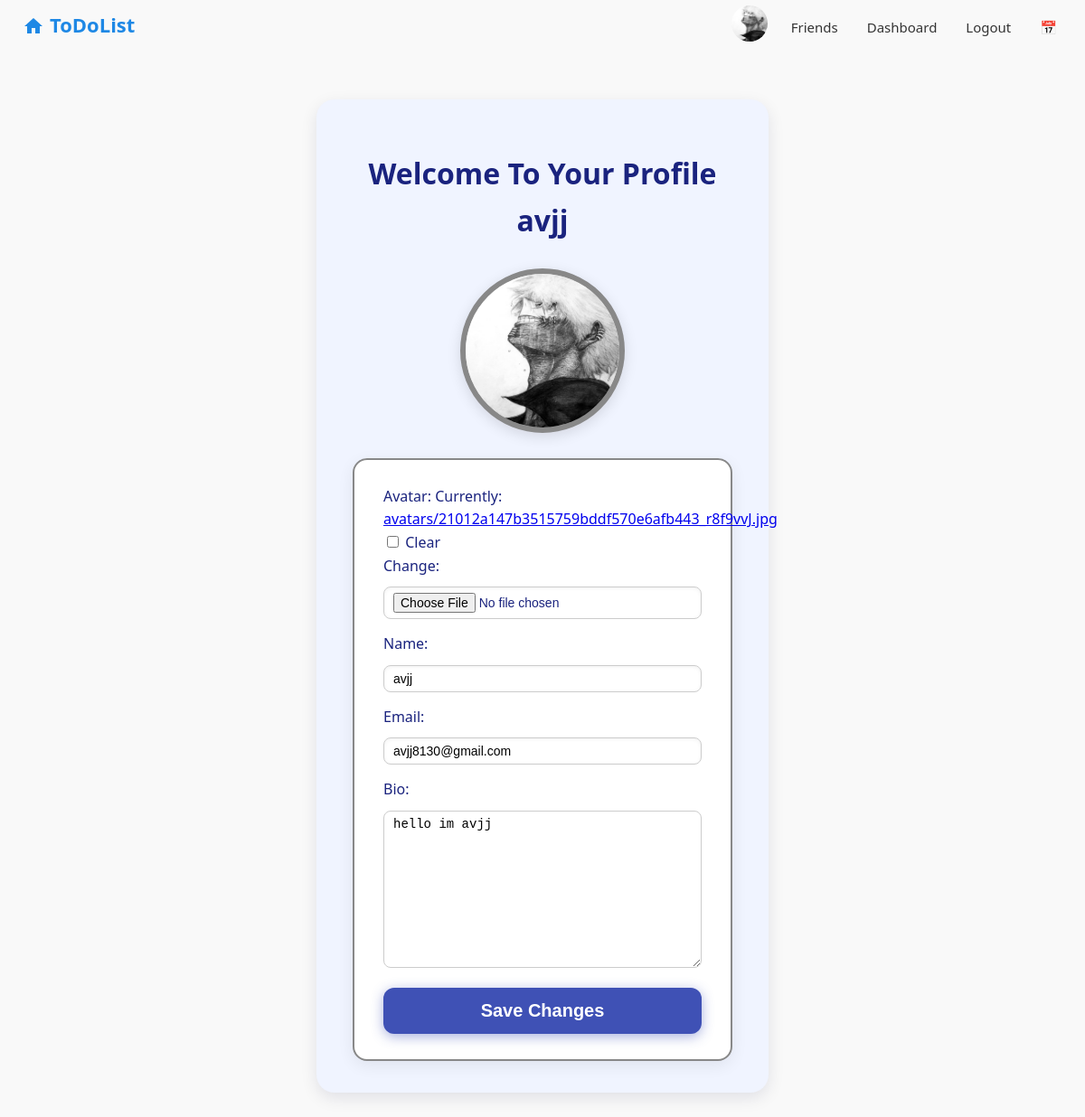
The page /profile/ (signed in) on the database as committed earlier.
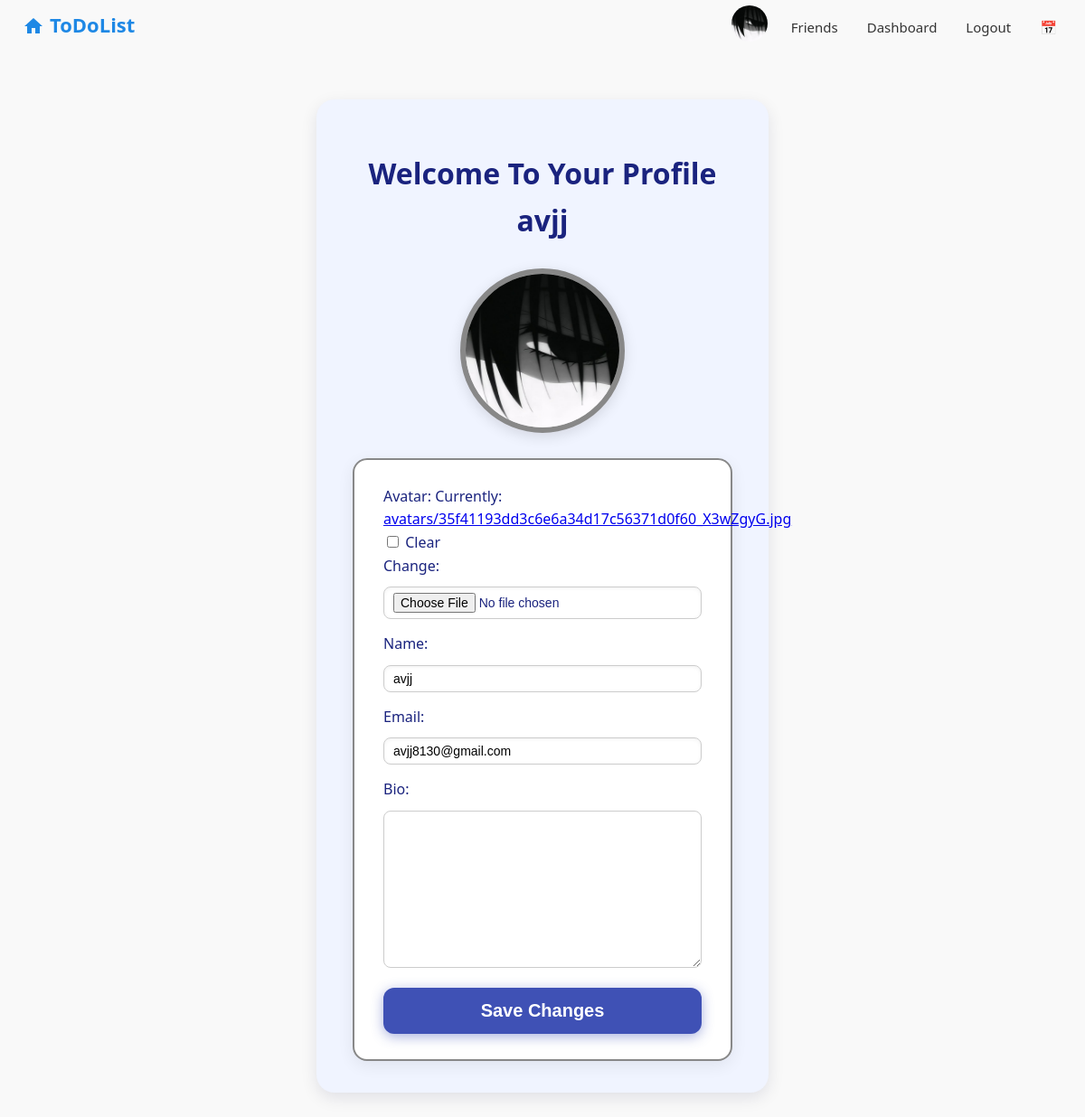
The same page on the database as committed later.
### base/models.py (models this page shows, shortened)
class User(AbstractBaseUser, PermissionsMixin):
    email = models.EmailField(unique=True)
    name = models.CharField(max_length=255, unique=False)
    avatar = models.ImageField(upload_to='avatars/', blank=True, null=True)
    bio = models.TextField(blank=True, null=True)
    is_active = models.BooleanField(default=True)
    is_staff = models.BooleanField(default=False)
    date_joined = models.DateTimeField(default=timezone.now)
    friends = models.ManyToManyField("self", blank=True, symmetrical=True)
    USERNAME_FIELD = 'email'
    REQUIRED_FIELDS = ['name']
    objects = CustomUserManager()

### base/views.py (the view)
# urls.py: path('profile/', views.profile_view, name='profile'),
@login_required
def profile_view(request):
    user = request.user
    if request.method == 'POST':
        form = ChengeForm(request.POST, request.FILES, instance=request.user)
        if form.is_valid():
            form.save()
            return redirect('home')
    else:
        form = ChengeForm(instance=request.user)
    return render(request, 'base/profile.html', {'form': form})

### base/forms.py (shortened to what this page needs)
class ChengeForm(forms.ModelForm):
    class Meta:
        model = User
        fields = ('avatar', 'name', 'email','bio')
    def __init__(self, *args, **kwargs):
        self.user = kwargs.get('instance')
        super().__init__(*args, **kwargs)

### base/templates/base/profile.html (shortened to what this page needs)
{% extends 'base/main.html' %}
{% load static %}
{% block extra_css %}
<link rel="stylesheet" href="{% static 'css/style.css' %}?{% now 'U' %}">
{% endblock %}
{% block content %}
<div class="profile-container">
  <h1>Welcome To Your Profile {{ user.name }}</h1>
  <div class="navbar-avatar">
    {% if user.avatar %}
      <img src="{{ user.avatar.url }}" alt="Avatar" class="profile-avatar">
    {% else %}
      <div class="avatar-placeholder">
        {{ user.name|slice:":1"|upper }}
      </div>
    {% endif %}
  </div>
  <form method="POST" enctype="multipart/form-data" class="profile-form">
    <div class="form-group">
      {{ form.avatar.label_tag }}
      {{ form.avatar }}
    </div>
    <div class="form-group">
      {{ form.name.label_tag }}
      {{ form.name }}
    </div>
    <div class="form-group">
      {{ form.email.label_tag }}
      {{ form.email }}
    </div>
    <div class="form-group">
      {{ form.bio.label_tag }}
      {{ form.bio }}
    </div>
    <button type="submit" class="profile-submit-btn">Save Changes</button>
  </form>
</div>
{% endblock %}

### base/templates/base/main.html (shortened to what this page needs)
<!DOCTYPE html>
<html lang="fa">
<head>
    {% load static %}
    <link rel="stylesheet" href="{% static 'css/style.css' %}?{% now 'U' %}">
    {% block extra_css %}{% endblock %}
</head>
<body>
    {% include 'base/navbar.html' %}
    {% block content %}
    {% endblock content %}
</body>
</html>

### base/templates/base/navbar.html (shortened to what this page needs)
{% load static %}
<!DOCTYPE html>
<html lang="en">
<head>
  <link rel="stylesheet" href="{% static 'css/style.css' %}" />
</head>
<body>
  <header class="navbar-container">
    <a href="/" class="navbar-logo" title="Home">
      <svg class="home-icon1" xmlns="http://www.w3.org/2000/svg" width="24" height="24" fill="#1e88e5" viewBox="0 0 24 24" aria-hidden="true">
        <path d="M10 20v-6h4v6h5v-8h3L12 3 2 12h3v8z"/>
      </svg>
      <span class="logo-text">ToDoList</span>
    </a>
    <div class="navbar-links-container">
      {% if user.is_authenticated %}
        <a href="{% url 'profile' %}" class="navbar-avatar-topright">
          {% if user.avatar %}
              <img src="{{ user.avatar.url }}" alt="Avatar" class="navbar-avatar-img" />
          {% else %}
            <div class="navbar-avatar-placeholder">{{ user.name|slice:":1"|upper }}</div>
          {% endif %}
        </a>
        <a href="#" id="openFriendsModal" class="navbar-link">Friends</a>
        <a href="{% url 'dashbord' %}" class="navbar-link">Dashboard</a>
        <a href="#" id="openLogoutModal" class="navbar-link">Logout</a>
      {% else %}
        <a href="{% url 'login' %}" class="navbar-link">Login</a>
      {% endif %}
      <a href="{% url 'calendar' %}" class="navbar-link">📅</a>
    </div>
  </header>
</body>
</html>

### base/static/css/style.css (style rules this page uses)
.profile-form .form-group input[type="text"], .profile-form .form-group input[type="email"], .profile-form .form-group input[type="file"], .profile-form .form-group input[type="password"], .profile-form .form-group select, .profile-form .form-group textarea { width: 100% !important; max-width: 400px !important; padding: 6px 10px !important; font-size: 14px !important; border: 1px solid #ccc !important; border-radius: 8px !important; box-sizing: border-box !important; margin: 10px auto !important; display: block !important; }
.profile-container { max-width: 420px; margin: 50px auto; padding: 35px 40px; background: #f0f4ff; border-radius: 20px; box-shadow: 0 6px 18px rgba(0, 0, 60, 0.1); font-family: 'Segoe UI', Tahoma, Geneva, Verdana, sans-serif; color: #1a237e; transition: box-shadow 0.3s ease; }
.profile-container h1 { text-align: center; margin-bottom: 28px; font-weight: 700; font-size: 2rem; color: #1a237e; }
.profile-avatar { display: block; width: 170px; height: 170px; margin: 0 auto 28px auto; border-radius: 50%; object-fit: cover; border: 6px solid #888888; background-color: #d3d3d3; box-shadow: 0 4px 15px rgba(0, 0, 0, 0.12); transition: transform 0.3s ease, box-shadow 0.3s ease; cursor: default; }
.profile-form { background: white; padding: 28px 32px; border-radius: 16px; border: 2px solid #888888; box-shadow: 0 5px 18px rgba(0, 0, 0, 0.07); transition: box-shadow 0.3s ease; }
.profile-form input[type="text"], .profile-form input[type="email"], .profile-form input[type="password"], .profile-form input[type="file"] { width: 100%; padding: 10px 14px; border: 1.7px solid #bbb; border-radius: 10px; font-size: 1rem; box-shadow: inset 0 1px 4px rgba(0,0,0,0.06); transition: border-color 0.3s ease, box-shadow 0.3s ease; }
.profile-form button { display: block; width: 100%; padding: 14px 0; background-color: #3f51b5; color: white; border: none; border-radius: 12px; font-size: 1.25rem; font-weight: 700; cursor: pointer; transition: background-color 0.3s ease, box-shadow 0.3s ease; margin-top: 22px; box-shadow: 0 3px 14px rgba(63,81,181,0.45); }
body { font-family: 'Segoe UI', Tahoma, Geneva, Verdana, sans-serif; font-size: 16px; color: #333; line-height: 1.6; background-color: #f9f9f9; margin: 0; padding: 0 15px; }
header { background-color: #2a72e5; padding: 12px 20px; box-shadow: 0 2px 8px rgba(0,0,0,0.1); position: sticky; top: 0; z-index: 100; }
h1 { color: #2a72e5; margin-bottom: 15px; }
.form-group { margin-bottom: 15px; }

### base/templates/base/navbar.html (style rules this page uses)
.navbar-link { background-color: transparent; border: none; padding: 8px 14px; color: #d32f2f; text-decoration: none; font-size: 16px; font-weight: 600; cursor: pointer; border-radius: 8px; box-sizing: border-box; transition: color 0.3s ease, background-color 0.3s ease, box-shadow 0.3s ease, transform 0.2s cubic-bezier(0.4, 0, 0.2, 1); outline-offset: 3px; outline: none; }
.navbar-container { width: 100%; height: 60px; display: flex; align-items: center; justify-content: space-between; padding: 0 10px; box-sizing: border-box; background-color: transparent; box-shadow: none; position: relative; z-index: 10; }
.navbar-links-container { display: flex; align-items: center; gap: 20px; }
.navbar-link { text-decoration: none; color: #333; font-weight: 500; font-size: 15px; padding: 4px 6px; }
.navbar-avatar-img { width: 40px; height: 40px; border-radius: 50%; object-fit: cover; }
.navbar-logo { display: inline-flex; align-items: flex-start; gap: 6px; color: #1e88e5; font-weight: 700; font-size: 22px; text-decoration: none; position: relative; padding-bottom: 4px; cursor: pointer; user-select: none; transition: color 0.3s ease; }
.navbar-logo .home-icon1 { width: 24px; height: 24px; background-size: contain; flex-shrink: 0; margin-top: 1.2px; }
.navbar-logo .logo-text { line-height: 1.1; margin-top: 0; }
.navbar-logo::after { content: ""; position: absolute; bottom: 0; left: 0; height: 2px; width: 100%; background-color: #1e88e5; transform: scaleX(0); transform-origin: bottom right; transition: transform 0.3s ease; }

Rows that differ between the two databases and show on the page:
changed User "avjj": avatar: a different picture; bio "hello im avjj" → (not shown)
Other text that changed with them:
text no longer shown: "Currently: avatars/21012a147b3515759bddf570e6afb443_r8f9vvJ.jpg Clear Change:"
text now shown: "Currently: avatars/35f41193dd3c6e6a34d17c56371d0f60_X3wZgyG.jpg Clear Change:"
